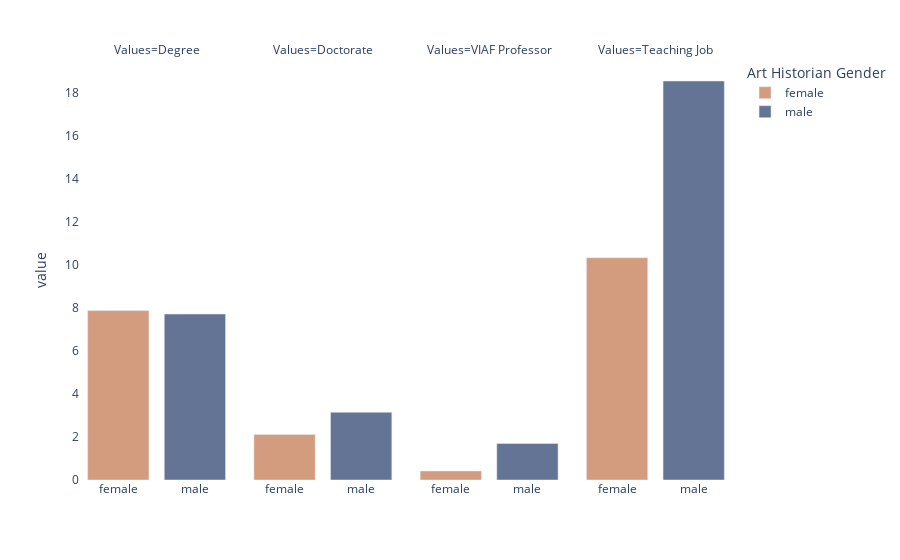

Notebook cell for this chart:
### Markdown cell above
<b>Visualization<b>
    
With this visalization we wanted to comapre these four values by gender but also onve with the other. We can

### Code cell
dfd1 = dfd.set_index('Art Historian Gender')
dfd1.columns.name = "Values"


fig = px.bar(dfd1, facet_col="Values", color=dfd1.index, color_discrete_map={'female': '#d49c7f', 'male': '#647494'})
fig.update_layout(autosize=True, plot_bgcolor='white')

fig.update_xaxes(ticklabelposition="inside top", title=None)


fig.show()

fig.write_html("./academic_info.html")

### Figure 1 — Plotly figure (JSON) as saved in the notebook; plotly's stock layout.template omitted (floating-point values rounded to 4 significant figures)
{"data": [{"alignmentgroup": "True", "hovertemplate": "Art Historian Gender=%{x}<br>Values=Degree<br>value=%{y}<extra></extra>", "legendgroup": "female", "marker": {"color": "#d49c7f", "pattern": {"shape": ""}}, "name": "female", "offsetgroup": "female", "orientation": "v", "showlegend": true, "textposition": "auto", "type": "bar", "x": ["female"], "xaxis": "x", "y": [7.88], "yaxis": "y"}, {"alignmentgroup": "True", "hovertemplate": "Art Historian Gender=%{x}<br>Values=Doctorate<br>value=%{y}<extra></extra>", "legendgroup": "female", "marker": {"color": "#d49c7f", "pattern": {"shape": ""}}, "name": "female", "offsetgroup": "female", "orientation": "v", "showlegend": false, "textposition": "auto", "type": "bar", "x": ["female"], "xaxis": "x2", "y": [2.12], "yaxis": "y2"}, {"alignmentgroup": "True", "hovertemplate": "Art Historian Gender=%{x}<br>Values=VIAF Professor<br>value=%{y}<extra></extra>", "legendgroup": "female", "marker": {"color": "#d49c7f", "pattern": {"shape": ""}}, "name": "female", "offsetgroup": "female", "orientation": "v", "showlegend": false, "textposition": "auto", "type": "bar", "x": ["female"], "xaxis": "x3", "y": [0.42], "yaxis": "y3"}, {"alignmentgroup": "True", "hovertemplate": "Art Historian Gender=%{x}<br>Values=Teaching Job<br>value=%{y}<extra></extra>", "legendgroup": "female", "marker": {"color": "#d49c7f", "pattern": {"shape": ""}}, "name": "female", "offsetgroup": "female", "orientation": "v", "showlegend": false, "textposition": "auto", "type": "bar", "x": ["female"], "xaxis": "x4", "y": [10.34], "yaxis": "y4"}, {"alignmentgroup": "True", "hovertemplate": "Art Historian Gender=%{x}<br>Values=Degree<br>value=%{y}<extra></extra>", "legendgroup": "male", "marker": {"color": "#647494", "pattern": {"shape": ""}}, "name": "male", "offsetgroup": "male", "orientation": "v", "showlegend": true, "textposition": "auto", "type": "bar", "x": ["male"], "xaxis": "x", "y": [7.72], "yaxis": "y"}, {"alignmentgroup": "True", "hovertemplate": "Art Historian Gender=%{x}<br>Values=Doctorate<br>value=%{y}<extra></extra>", "legendgroup": "male", "marker": {"color": "#647494", "pattern": {"shape": ""}}, "name": "male", "offsetgroup": "male", "orientation": "v", "showlegend": false, "textposition": "auto", "type": "bar", "x": ["male"], "xaxis": "x2", "y": [3.15], "yaxis": "y2"}, {"alignmentgroup": "True", "hovertemplate": "Art Historian Gender=%{x}<br>Values=VIAF Professor<br>value=%{y}<extra></extra>", "legendgroup": "male", "marker": {"color": "#647494", "pattern": {"shape": ""}}, "name": "male", "offsetgroup": "male", "orientation": "v", "showlegend": false, "textposition": "auto", "type": "bar", "x": ["male"], "xaxis": "x3", "y": [1.7], "yaxis": "y3"}, {"alignmentgroup": "True", "hovertemplate": "Art Historian Gender=%{x}<br>Values=Teaching Job<br>value=%{y}<extra></extra>", "legendgroup": "male", "marker": {"color": "#647494", "pattern": {"shape": ""}}, "name": "male", "offsetgroup": "male", "orientation": "v", "showlegend": false, "textposition": "auto", "type": "bar", "x": ["male"], "xaxis": "x4", "y": [18.56], "yaxis": "y4"}], "layout": {"annotations": [{"font": {}, "showarrow": false, "text": "Values=Degree", "x": 0.1175, "xanchor": "center", "xref": "paper", "y": 1, "yanchor": "bottom", "yref": "paper"}, {"font": {}, "showarrow": false, "text": "Values=Doctorate", "x": 0.3725, "xanchor": "center", "xref": "paper", "y": 1, "yanchor": "bottom", "yref": "paper"}, {"font": {}, "showarrow": false, "text": "Values=VIAF Professor", "x": 0.6275, "xanchor": "center", "xref": "paper", "y": 1, "yanchor": "bottom", "yref": "paper"}, {"font": {}, "showarrow": false, "text": "Values=Teaching Job", "x": 0.8825, "xanchor": "center", "xref": "paper", "y": 1, "yanchor": "bottom", "yref": "paper"}], "autosize": true, "barmode": "relative", "legend": {"title": {"text": "Art Historian Gender"}, "tracegroupgap": 0}, "margin": {"t": 60}, "plot_bgcolor": "white", "xaxis": {"anchor": "y", "categoryarray": ["female", "male"], "categoryorder": "array", "domain": [0, 0.235], "ticklabelposition": "inside top", "title": {}}, "xaxis2": {"anchor": "y2", "categoryarray": ["female", "male"], "categoryorder": "array", "domain": [0.255, 0.49], "matches": "x", "ticklabelposition": "inside top", "title": {}}, "xaxis3": {"anchor": "y3", "categoryarray": ["female", "male"], "categoryorder": "array", "domain": [0.51, 0.745], "matches": "x", "ticklabelposition": "inside top", "title": {}}, "xaxis4": {"anchor": "y4", "categoryarray": ["female", "male"], "categoryorder": "array", "domain": [0.765, 1.0], "matches": "x", "ticklabelposition": "inside top", "title": {}}, "yaxis": {"anchor": "x", "domain": [0, 1], "title": {"text": "value"}}, "yaxis2": {"anchor": "x2", "domain": [0, 1], "matches": "y", "showticklabels": false}, "yaxis3": {"anchor": "x3", "domain": [0, 1], "matches": "y", "showticklabels": false}, "yaxis4": {"anchor": "x4", "domain": [0, 1], "matches": "y", "showticklabels": false}}}
